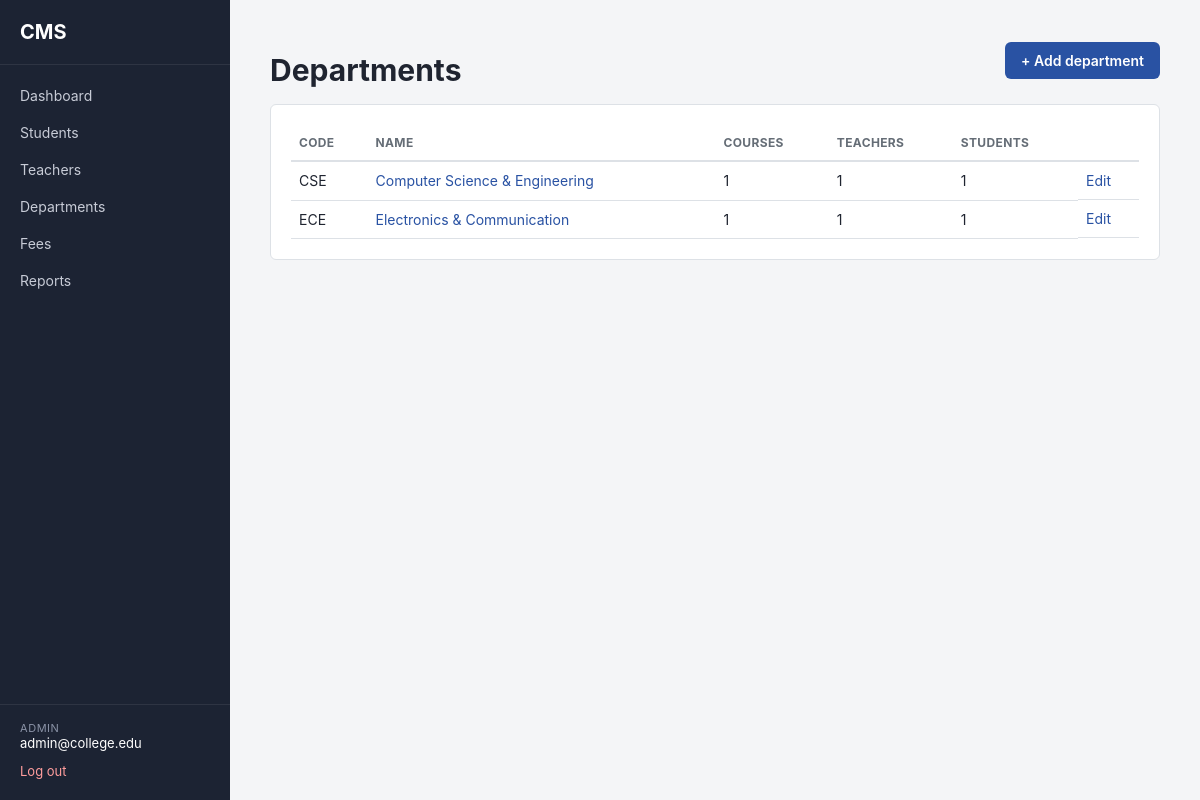
/admin/departments/ (signed in), run on an earlier commit of the app's database.
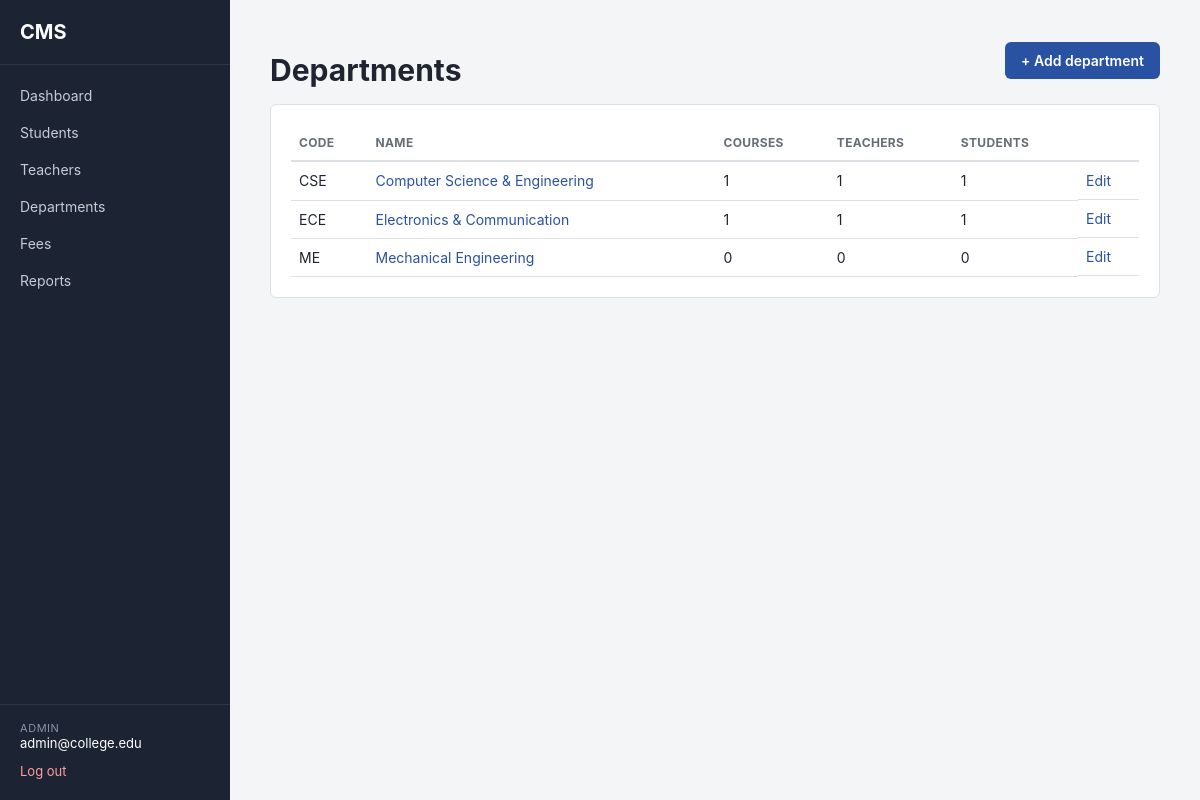
And on a later commit of the database.
### app/models/department.py (models this page shows, shortened)
class Department(db.Model, TimestampMixin):
    __tablename__ = "departments"
    id = db.Column(db.Integer, primary_key=True)
    name = db.Column(db.String(100), unique=True, nullable=False)
    code = db.Column(db.String(10), unique=True, nullable=False)  # e.g. "CSE"
    courses = db.relationship("Course", backref="department", lazy=True)
    teachers = db.relationship("Teacher", backref="department", lazy=True)

### app/routes/departments.py (the view)
@departments_bp.route("/")
@login_required
@role_required("admin")
def list_departments():
    departments = Department.query.order_by(Department.code).all()
    return render_template(
        "departments/list.html",
        departments=departments,
        student_counts=_student_counts_by_department(),
    )

### app/__init__.py (called while the page is built)
@login_manager.user_loader
def load_user(user_id):
    from app.models.user import User
    return db.session.get(User, int(user_id))

### app/models/user.py (called while the page is built)
    @property
    def is_active(self):
        return self.is_active_account

    def is_admin(self):
        return self.role == "admin"

### app/routes/departments.py (called while the page is built)
def _student_counts_by_department():
    rows = (
        db.session.query(Course.department_id, db.func.count(Student.id))
        .join(Student, Student.course_id == Course.id)
        .group_by(Course.department_id)
        .all()
    )
    return {department_id: count for department_id, count in rows}

### app/templates/departments/list.html (shortened to what this page needs)
{% extends "base.html" %}
{% block content %}
<div class="page-header">
    <h1>Departments</h1>
    <a href="{{ url_for('departments.add_department') }}" class="btn btn-primary">+ Add department</a>
</div>
<div class="card">
    {% if departments %}
    <table class="data-table">
        <thead>
            <tr>
                <th>Code</th>
                <th>Name</th>
                <th>Courses</th>
                <th>Teachers</th>
                <th>Students</th>
                <th></th>
            </tr>
        </thead>
        <tbody>
            {% for department in departments %}
            <tr>
                <td>{{ department.code }}</td>
                <td><a href="{{ url_for('departments.view_department', department_id=department.id) }}">{{ department.name }}</a></td>
                <td>{{ department.courses | length }}</td>
                <td>{{ department.teachers | length }}</td>
                <td>{{ student_counts.get(department.id, 0) }}</td>
                <td class="actions-cell">
                    <a href="{{ url_for('departments.edit_department', department_id=department.id) }}">Edit</a>
                </td>
            </tr>
            {% endfor %}
        </tbody>
    </table>
    {% else %}
    <div class="empty-state">
        <p>No departments yet. Add your first one.</p>
    </div>
    {% endif %}
</div>
{% endblock %}

What changed in the data, as far as the page shows it:
added Department: code "ME", name "Mechanical Engineering", courses|length "0", teachers|length "0", get "0"
